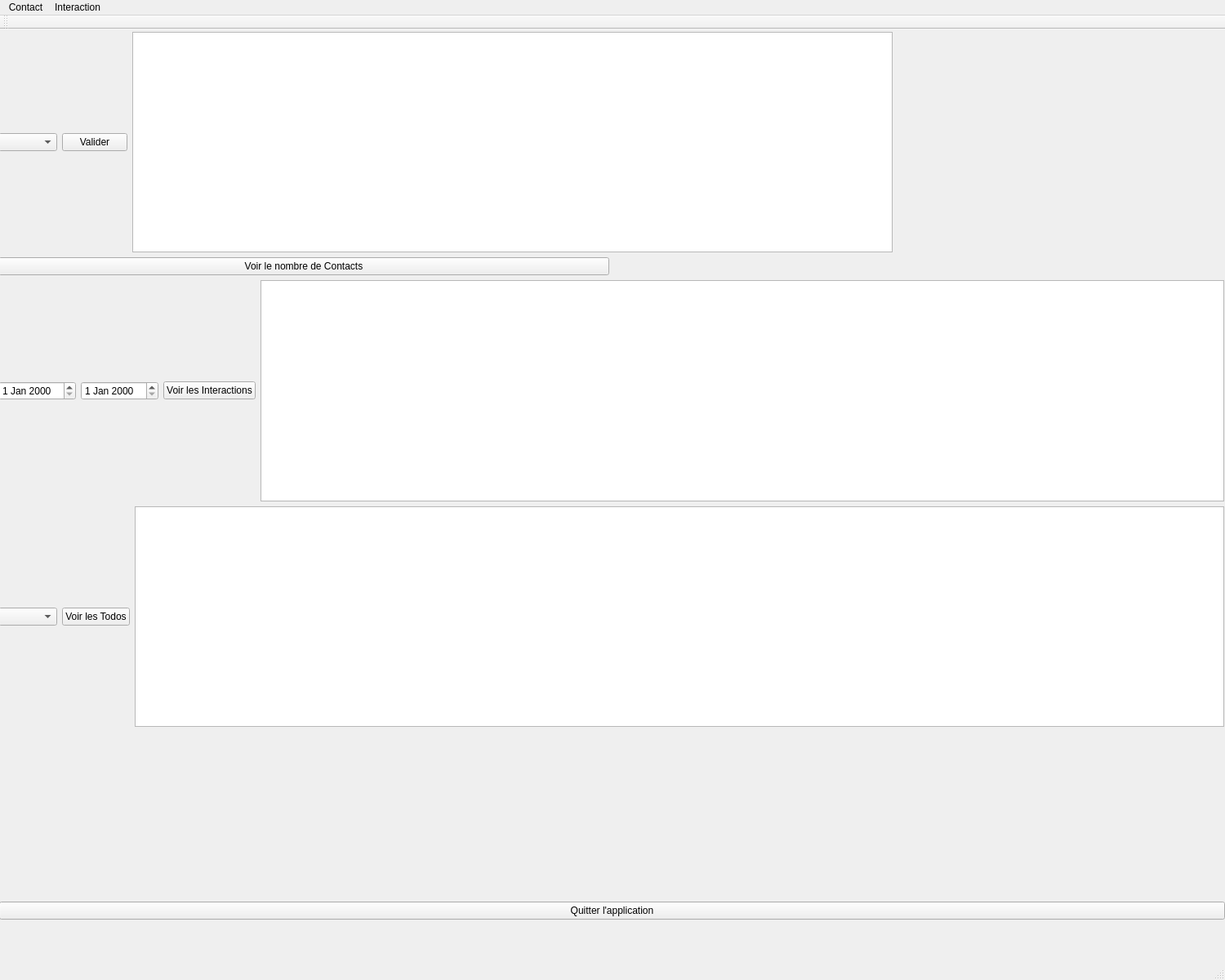
<?xml version="1.0" encoding="UTF-8"?>
<ui version="4.0">
 <class>MainWindow</class>
 <widget class="QMainWindow" name="MainWindow">
  <property name="geometry">
   <rect>
    <x>0</x>
    <y>0</y>
    <width>1500</width>
    <height>1200</height>
   </rect>
  </property>
  <property name="minimumSize">
   <size>
    <width>500</width>
    <height>100</height>
   </size>
  </property>
  <property name="windowTitle">
   <string>MainWindow</string>
  </property>
  <property name="styleSheet">
   <string notr="true"/>
  </property>
  <widget class="QWidget" name="centralwidget">
   <widget class="QWidget" name="verticalLayoutWidget">
    <property name="geometry">
     <rect>
      <x>-2</x>
      <y>3</y>
      <width>1501</width>
      <height>851</height>
     </rect>
    </property>
    <layout class="QVBoxLayout" name="verticalLayout">
     <item>
      <layout class="QHBoxLayout" name="horizontalLayout">
       <item>
        <widget class="QComboBox" name="listContacts"/>
       </item>
       <item>
        <widget class="QPushButton" name="bValider">
         <property name="text">
          <string>Valider</string>
         </property>
        </widget>
       </item>
       <item>
        <widget class="QPlainTextEdit" name="textContact">
         <property name="minimumSize">
          <size>
           <width>250</width>
           <height>0</height>
          </size>
         </property>
        </widget>
       </item>
       <item>
        <widget class="QLabel" name="Photo">
         <property name="minimumSize">
          <size>
           <width>400</width>
           <height>0</height>
          </size>
         </property>
         <property name="text">
          <string/>
         </property>
        </widget>
       </item>
       <item>
        <layout class="QHBoxLayout" name="horizontalLayout_2"/>
       </item>
      </layout>
     </item>
     <item>
      <layout class="QHBoxLayout" name="horizontalLayout_4">
       <item>
        <widget class="QPushButton" name="bVoirNbContacts">
         <property name="text">
          <string>Voir le nombre de Contacts</string>
         </property>
        </widget>
       </item>
       <item>
        <widget class="QLabel" name="nbContacts">
         <property name="text">
          <string/>
         </property>
        </widget>
       </item>
      </layout>
     </item>
     <item>
      <layout class="QHBoxLayout" name="horizontalLayout_3">
       <item>
        <widget class="QDateEdit" name="dateDebInteraction"/>
       </item>
       <item>
        <widget class="QDateEdit" name="dateFinInteraction"/>
       </item>
       <item>
        <widget class="QPushButton" name="bVoirInteractions">
         <property name="text">
          <string>Voir les Interactions</string>
         </property>
        </widget>
       </item>
       <item>
        <widget class="QPlainTextEdit" name="textInteraction">
         <property name="minimumSize">
          <size>
           <width>300</width>
           <height>0</height>
          </size>
         </property>
        </widget>
       </item>
      </layout>
     </item>
     <item>
      <layout class="QHBoxLayout" name="horizontalLayout_5">
       <item>
        <widget class="QComboBox" name="listContacts_2"/>
       </item>
       <item>
        <widget class="QPushButton" name="bVoirTodos">
         <property name="text">
          <string>Voir les Todos</string>
         </property>
        </widget>
       </item>
       <item>
        <widget class="QPlainTextEdit" name="textTodo">
         <property name="minimumSize">
          <size>
           <width>300</width>
           <height>0</height>
          </size>
         </property>
        </widget>
       </item>
      </layout>
     </item>
    </layout>
   </widget>
   <widget class="QWidget" name="verticalLayoutWidget_2">
    <property name="geometry">
     <rect>
      <x>-1</x>
      <y>989</y>
      <width>1501</width>
      <height>181</height>
     </rect>
    </property>
    <layout class="QVBoxLayout" name="verticalLayout_2">
     <item>
      <widget class="QPushButton" name="bQuitter">
       <property name="text">
        <string>Quitter l'application</string>
       </property>
      </widget>
     </item>
    </layout>
   </widget>
  </widget>
  <widget class="QMenuBar" name="menubar">
   <property name="geometry">
    <rect>
     <x>0</x>
     <y>0</y>
     <width>1500</width>
     <height>36</height>
    </rect>
   </property>
   <widget class="QMenu" name="menuContact">
    <property name="title">
     <string>Contact</string>
    </property>
    <addaction name="addContact"/>
    <addaction name="removeContact"/>
    <addaction name="updateContact"/>
   </widget>
   <widget class="QMenu" name="menuInteraction">
    <property name="title">
     <string>Interaction</string>
    </property>
    <addaction name="addInteraction"/>
    <addaction name="interactionByContact"/>
   </widget>
   <addaction name="menuContact"/>
   <addaction name="menuInteraction"/>
  </widget>
  <widget class="QStatusBar" name="statusbar"/>
  <widget class="QToolBar" name="toolBar">
   <property name="windowTitle">
    <string>toolBar</string>
   </property>
   <attribute name="toolBarArea">
    <enum>TopToolBarArea</enum>
   </attribute>
   <attribute name="toolBarBreak">
    <bool>false</bool>
   </attribute>
  </widget>
  <action name="addContact">
   <property name="text">
    <string>Ajouter un Contact</string>
   </property>
  </action>
  <action name="removeContact">
   <property name="text">
    <string>Supprimer un Contact</string>
   </property>
  </action>
  <action name="updateContact">
   <property name="text">
    <string>Mettre à jour un Contact</string>
   </property>
  </action>
  <action name="addInteraction">
   <property name="text">
    <string>Ajouter une Interaction</string>
   </property>
  </action>
  <action name="interactionByContact">
   <property name="text">
    <string>Voir les Interactions d'un Contact</string>
   </property>
  </action>
 </widget>
 <resources/>
 <connections/>
</ui>
